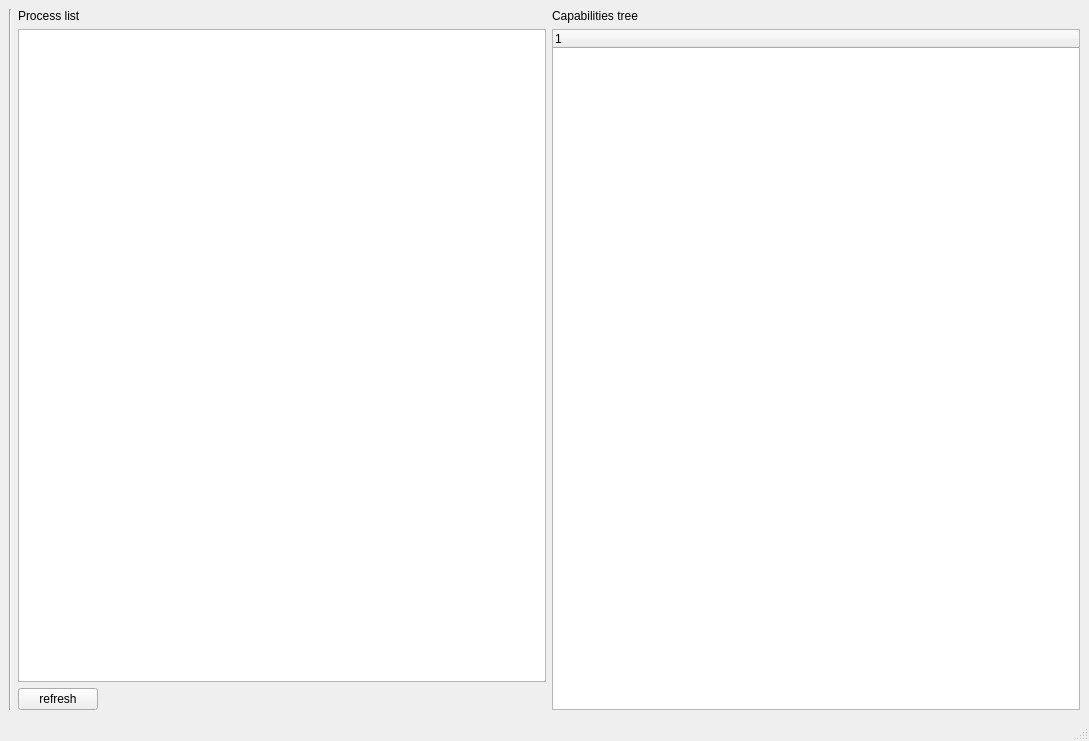
<?xml version="1.0" encoding="UTF-8"?>
<ui version="4.0">
 <class>MainWindow</class>
 <widget class="QMainWindow" name="MainWindow">
  <property name="geometry">
   <rect>
    <x>0</x>
    <y>0</y>
    <width>1089</width>
    <height>741</height>
   </rect>
  </property>
  <property name="windowTitle">
   <string>capmanager</string>
  </property>
  <widget class="QWidget" name="centralwidget">
   <layout class="QVBoxLayout" name="verticalLayout">
    <item>
     <layout class="QHBoxLayout" name="horizontalLayout_2">
      <item>
       <widget class="Line" name="line">
        <property name="orientation">
         <enum>Qt::Orientation::Vertical</enum>
        </property>
       </widget>
      </item>
      <item>
       <layout class="QVBoxLayout" name="verticalLayout_3">
        <item>
         <widget class="QLabel" name="label">
          <property name="text">
           <string>Process list</string>
          </property>
         </widget>
        </item>
        <item>
         <widget class="procList" name="process_list">
          <property name="currentRow">
           <number>-1</number>
          </property>
          <property name="sortingEnabled">
           <bool>false</bool>
          </property>
         </widget>
        </item>
        <item>
         <layout class="QHBoxLayout" name="horizontalLayout">
          <item>
           <widget class="QPushButton" name="refreshButton">
            <property name="text">
             <string>refresh</string>
            </property>
           </widget>
          </item>
          <item>
           <spacer name="horizontalSpacer">
            <property name="orientation">
             <enum>Qt::Orientation::Horizontal</enum>
            </property>
            <property name="sizeHint" stdset="0">
             <size>
              <width>40</width>
              <height>20</height>
             </size>
            </property>
           </spacer>
          </item>
         </layout>
        </item>
       </layout>
      </item>
      <item>
       <layout class="QVBoxLayout" name="verticalLayout_2">
        <item>
         <widget class="QLabel" name="label_2">
          <property name="text">
           <string>Capabilities tree</string>
          </property>
         </widget>
        </item>
        <item>
         <widget class="capabilitiesTree" name="capTree">
          <property name="columnCount">
           <number>1</number>
          </property>
          <column>
           <property name="text">
            <string notr="true">1</string>
           </property>
          </column>
         </widget>
        </item>
       </layout>
      </item>
     </layout>
    </item>
   </layout>
  </widget>
  <widget class="QMenuBar" name="menubar">
   <property name="geometry">
    <rect>
     <x>0</x>
     <y>0</y>
     <width>1089</width>
     <height>23</height>
    </rect>
   </property>
  </widget>
  <widget class="QStatusBar" name="statusbar"/>
 </widget>
 <customwidgets>
  <customwidget>
   <class>procList</class>
   <extends>QListWidget</extends>
   <header>../../../../proclist.h</header>
  </customwidget>
  <customwidget>
   <class>capabilitiesTree</class>
   <extends>QTreeWidget</extends>
   <header>../../../../capabilitiestree.h</header>
  </customwidget>
 </customwidgets>
 <resources/>
 <connections/>
</ui>
